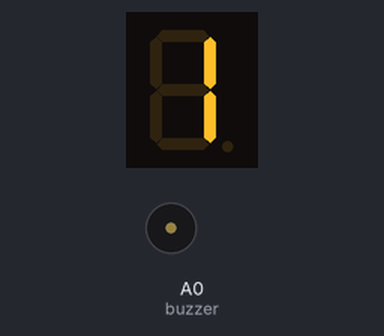
A sketch run on a simulated Arduino Uno, built with avr-gcc and run on an emulated ATmega328P. Shown: 1-digit seven-segment display, buzzer (waves = sounding). Wiring (inferred from the names in the program): 1-digit 7-segment display, segments lit when LOW: segments pin 2, pin 3, pin 4, pin 5, pin 6, pin 7, pin 8, pin 9. The segment pins are drawn as the display they are named for.

Above: at 0.3 s.
At 2.3 s:
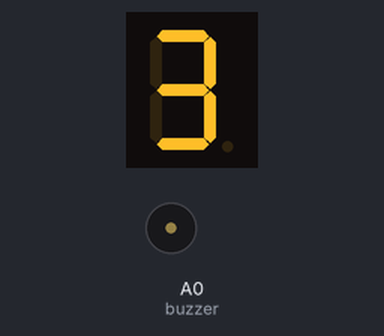
At 4.12 s:
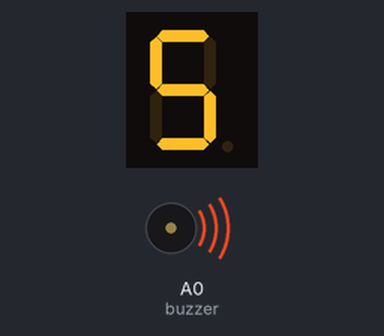
At 9.1 s:
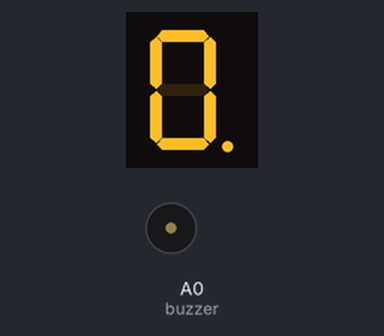
Timing chart, 0 to 40.0 s (numbered marks = the images above):
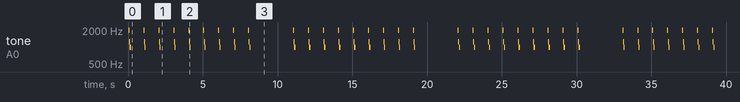

The sketch:

digital_show.ino
```cpp
int a = 2;
int b = 3;
int c = 4;
int d = 5;
int e = 6;
int f = 7;
int g = 8;
int dp = 9;

//蜂鸣器
int buzzer = A0;

void cleanAll() {
  int i;
  for (i = 2; i <= 9; i++) {
    digitalWrite(i, HIGH);
  }
}
void lightAll() {
  int i;
  for (i = 2; i <= 9; i++) {
    digitalWrite(i, LOW);
  }
}

void digital_0()
{
  lightAll();
  digitalWrite(g, HIGH);
}

void digital_1() //显示数字1
{
  cleanAll();
  digitalWrite(c, LOW);
  digitalWrite(b, LOW);
}
void digital_2() //显示数字2
{
  lightAll();
  digitalWrite(c, HIGH);
  digitalWrite(f, HIGH);
  digitalWrite(dp, HIGH);
}
void digital_3() //显示数字3
{
  lightAll();
  digitalWrite(e, HIGH);
  digitalWrite(f, HIGH);
  digitalWrite(dp, HIGH);
}
void digital_4() //显示数字4
{
  digitalWrite(c, LOW);
  digitalWrite(b, LOW);
  digitalWrite(f, LOW);
  digitalWrite(g, LOW);
  digitalWrite(dp, HIGH);
  digitalWrite(a, HIGH);
  digitalWrite(e, HIGH);
  digitalWrite(d, HIGH);
}
void digital_5() //显示数字5
{
  lightAll();

  digitalWrite(dp, HIGH);
  digitalWrite(b, HIGH);
  digitalWrite(e, HIGH);
}
void digital_6() //显示数字6
{
  lightAll();
  digitalWrite(dp, HIGH);
  digitalWrite(b, HIGH);
}
void digital_7() //显示数字7
{
  cleanAll();
  digitalWrite(a, LOW);
  digitalWrite(c, LOW);
  digitalWrite(b, LOW);
}
void digital_8() //显示数字8
{
  lightAll();
  digitalWrite(dp, HIGH);
}

void digital_9() {
  lightAll();
  digitalWrite(dp, HIGH);
  digitalWrite(e, HIGH);

}

void setup()
{
  pinMode(buzzer, OUTPUT);
  int i;
  for (i = 2; i <= 9; i++) {
    pinMode(i, OUTPUT);
    digitalWrite(i, HIGH);
  }
}

void bee() {
  int i;

  for (i = 0; i < 100; i++) //输出一个频率的声音
  {
    digitalWrite(buzzer, HIGH);
    delayMicroseconds(250);
    digitalWrite(buzzer, LOW);
    delayMicroseconds(250);
  }
  for (i = 0; i < 100; i++) //输出另一个频率的声音
  {
    digitalWrite(buzzer, HIGH);
    delayMicroseconds(500);
    digitalWrite(buzzer, LOW);
    delayMicroseconds(500);
  }

  delay(850);
  //  digitalWrite(buzzer, HIGH); //发声音
  //  digitalWrite(buzzer, LOW);
  //  delay(1000);
}

void loop()
{

  digital_1();
  bee();
  digital_2();
  bee();
  digital_3();
  bee();
  digital_4();
  bee();
  digital_5();
  bee();
  digital_6();
  bee();
  digital_7();
  bee();
  digital_8();
  bee();
  digital_9();
  bee();
  digital_0();
  digitalWrite(buzzer, HIGH); //发声音
  delay(1000);
  digitalWrite(buzzer, LOW);
  delay(1000);
}
```

Measured:
- by itself, tone on A0 (buzzer): plays 1973 Hz for 0.04 s, 1230 Hz for 0.04 s, 993 Hz for 0.08 s, 1973 Hz for 0.04 s, 1230 Hz for 0.04 s, 993 Hz for 0.08 s … (102 notes in this stretch)
- what the display in image 1 shows lasts 1.0 s, from 2.0 s to 3.0 s
